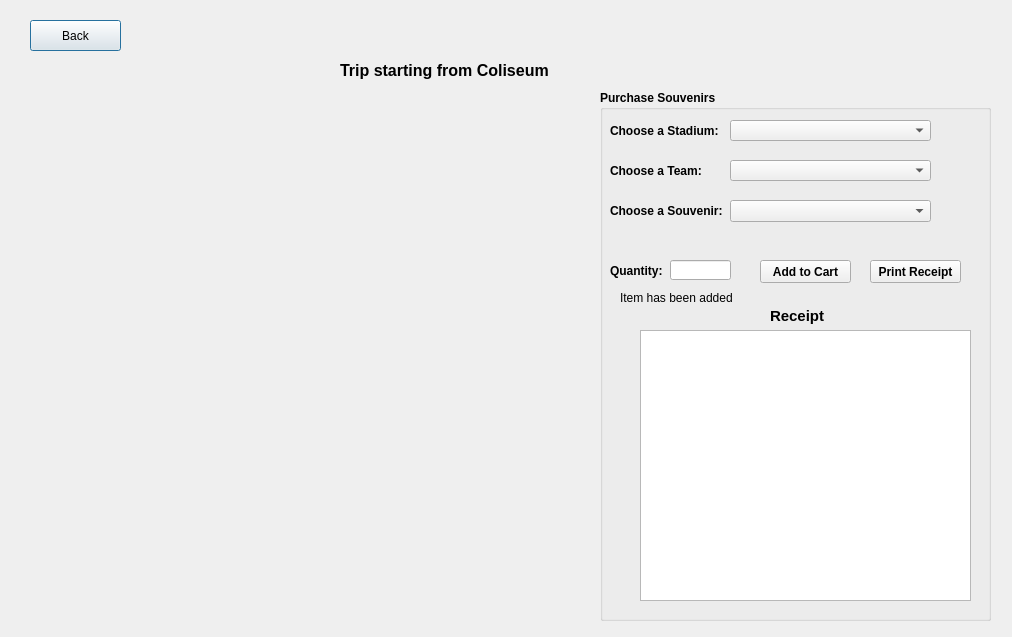
<?xml version="1.0" encoding="UTF-8"?>
<ui version="4.0">
 <class>TripFromColiseum</class>
 <widget class="QDialog" name="TripFromColiseum">
  <property name="geometry">
   <rect>
    <x>0</x>
    <y>0</y>
    <width>1012</width>
    <height>637</height>
   </rect>
  </property>
  <property name="windowTitle">
   <string>Dialog</string>
  </property>
  <widget class="QLabel" name="label">
   <property name="geometry">
    <rect>
     <x>340</x>
     <y>40</y>
     <width>321</width>
     <height>61</height>
    </rect>
   </property>
   <property name="font">
    <font>
     <pointsize>12</pointsize>
     <weight>75</weight>
     <bold>true</bold>
    </font>
   </property>
   <property name="text">
    <string>Trip starting from Coliseum</string>
   </property>
  </widget>
  <widget class="QPushButton" name="pushButton">
   <property name="geometry">
    <rect>
     <x>30</x>
     <y>20</y>
     <width>91</width>
     <height>31</height>
    </rect>
   </property>
   <property name="text">
    <string>Back</string>
   </property>
  </widget>
  <widget class="QGroupBox" name="groupBox">
   <property name="geometry">
    <rect>
     <x>600</x>
     <y>90</y>
     <width>391</width>
     <height>531</height>
    </rect>
   </property>
   <property name="font">
    <font>
     <weight>75</weight>
     <bold>true</bold>
    </font>
   </property>
   <property name="title">
    <string>Purchase Souvenirs</string>
   </property>
   <widget class="QLabel" name="label_2">
    <property name="geometry">
     <rect>
      <x>10</x>
      <y>30</y>
      <width>121</width>
      <height>21</height>
     </rect>
    </property>
    <property name="text">
     <string>Choose a Stadium:</string>
    </property>
   </widget>
   <widget class="QComboBox" name="comboBox_stadiums">
    <property name="geometry">
     <rect>
      <x>130</x>
      <y>30</y>
      <width>201</width>
      <height>21</height>
     </rect>
    </property>
   </widget>
   <widget class="QLabel" name="label_3">
    <property name="geometry">
     <rect>
      <x>10</x>
      <y>110</y>
      <width>121</width>
      <height>21</height>
     </rect>
    </property>
    <property name="text">
     <string>Choose a Souvenir:</string>
    </property>
   </widget>
   <widget class="QComboBox" name="comboBox_souvenirs">
    <property name="geometry">
     <rect>
      <x>130</x>
      <y>110</y>
      <width>201</width>
      <height>22</height>
     </rect>
    </property>
   </widget>
   <widget class="QLabel" name="label_4">
    <property name="geometry">
     <rect>
      <x>10</x>
      <y>170</y>
      <width>121</width>
      <height>21</height>
     </rect>
    </property>
    <property name="text">
     <string>Quantity:</string>
    </property>
   </widget>
   <widget class="QLineEdit" name="lineEdit_quantity">
    <property name="geometry">
     <rect>
      <x>70</x>
      <y>170</y>
      <width>61</width>
      <height>20</height>
     </rect>
    </property>
   </widget>
   <widget class="QPushButton" name="pushButton_add">
    <property name="geometry">
     <rect>
      <x>160</x>
      <y>170</y>
      <width>91</width>
      <height>23</height>
     </rect>
    </property>
    <property name="text">
     <string>Add to Cart</string>
    </property>
   </widget>
   <widget class="QPushButton" name="pushButton_print">
    <property name="geometry">
     <rect>
      <x>270</x>
      <y>170</y>
      <width>91</width>
      <height>23</height>
     </rect>
    </property>
    <property name="text">
     <string>Print Receipt</string>
    </property>
   </widget>
   <widget class="QTableWidget" name="tableWidget_receipt">
    <property name="geometry">
     <rect>
      <x>40</x>
      <y>240</y>
      <width>331</width>
      <height>271</height>
     </rect>
    </property>
   </widget>
   <widget class="QLabel" name="label_add">
    <property name="geometry">
     <rect>
      <x>20</x>
      <y>200</y>
      <width>131</width>
      <height>16</height>
     </rect>
    </property>
    <property name="font">
     <font>
      <weight>50</weight>
      <bold>false</bold>
     </font>
    </property>
    <property name="text">
     <string>Item has been added</string>
    </property>
   </widget>
   <widget class="QLabel" name="label_5">
    <property name="geometry">
     <rect>
      <x>170</x>
      <y>215</y>
      <width>81</width>
      <height>21</height>
     </rect>
    </property>
    <property name="font">
     <font>
      <pointsize>11</pointsize>
     </font>
    </property>
    <property name="text">
     <string>Receipt</string>
    </property>
   </widget>
   <widget class="QLabel" name="label_6">
    <property name="geometry">
     <rect>
      <x>10</x>
      <y>70</y>
      <width>121</width>
      <height>21</height>
     </rect>
    </property>
    <property name="text">
     <string>Choose a Team:</string>
    </property>
   </widget>
   <widget class="QComboBox" name="comboBox_teams">
    <property name="geometry">
     <rect>
      <x>130</x>
      <y>70</y>
      <width>201</width>
      <height>21</height>
     </rect>
    </property>
   </widget>
  </widget>
 </widget>
 <resources/>
 <connections/>
</ui>
